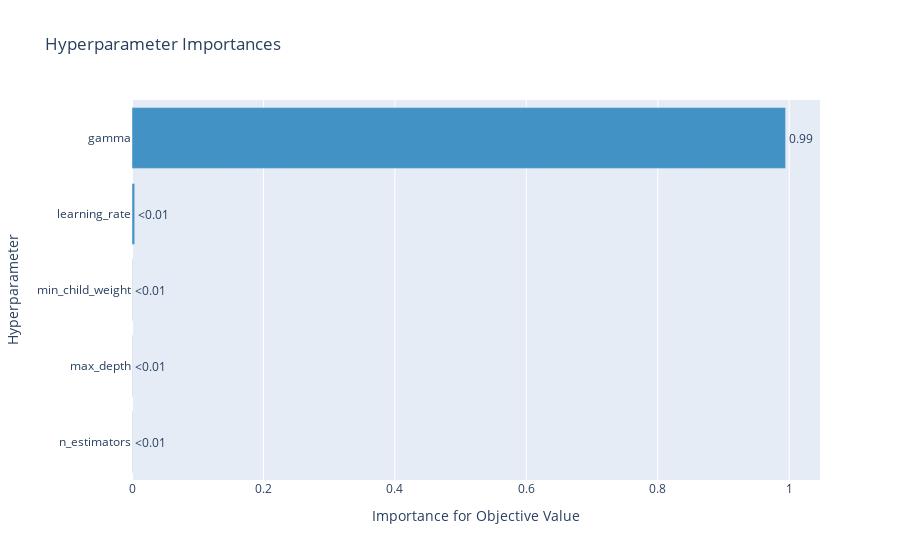

The notebook cell saved with this chart:
### Code cell
optuna.visualization.plot_param_importances(study)

### Figure 1 — Plotly figure (JSON) as saved in the notebook; plotly's stock layout.template omitted (floating-point values rounded to 4 significant figures)
{"data": [{"cliponaxis": false, "hovertemplate": ["n_estimators (IntDistribution): 0.00042228273146404407<extra></extra>", "max_depth (IntDistribution): 0.0004304146958384137<extra></extra>", "min_child_weight (IntDistribution): 0.00046101688651182415<extra></extra>", "learning_rate (FloatDistribution): 0.004145992850031788<extra></extra>", "gamma (IntDistribution): 0.994540292836154<extra></extra>"], "marker": {"color": "rgb(66,146,198)"}, "orientation": "h", "text": ["<0.01", "<0.01", "<0.01", "<0.01", "0.99"], "textposition": "outside", "type": "bar", "x": [0.0004223, 0.0004304, 0.000461, 0.004146, 0.9945], "y": ["n_estimators", "max_depth", "min_child_weight", "learning_rate", "gamma"]}], "layout": {"showlegend": false, "title": {"text": "Hyperparameter Importances"}, "xaxis": {"title": {"text": "Importance for Objective Value"}}, "yaxis": {"title": {"text": "Hyperparameter"}}}}
